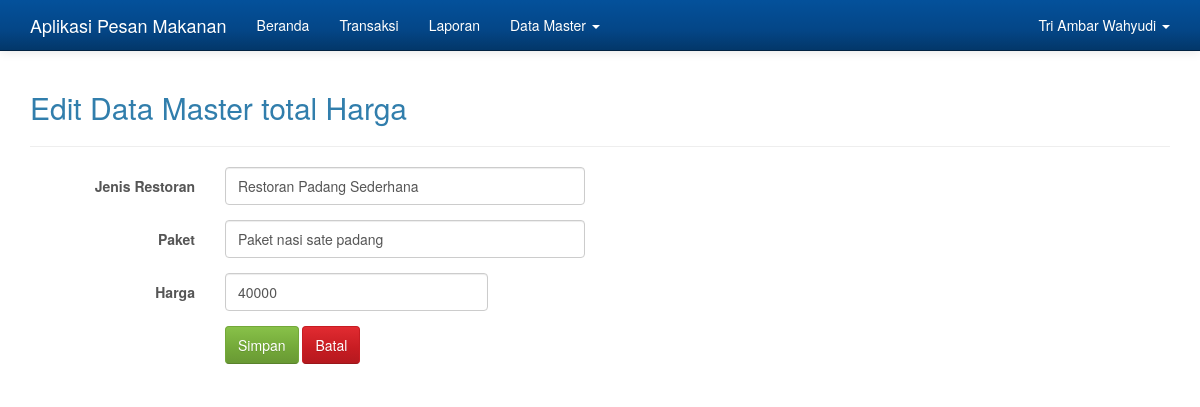
/admin.php?hlm=biaya&aksi=edit&id_biaya=5 (signed in), run on the app's committed database.
### tables this page shows
CREATE TABLE `biaya` (
  `id_biaya` int(10) NOT NULL,
  `jenis` varchar(50) NOT NULL,
  `paket` varchar(100) NOT NULL,
  `biaya` int(10) NOT NULL
);

### biaya_edit.php (the view, shortened to what this page needs)
<?php
if( empty( $_SESSION['id_user'] ) ){
	$_SESSION['err'] = '<strong>ERROR!</strong> Anda harus login terlebih dahulu.';
	header('Location: ./');
	die();
} else {
	if( isset( $_REQUEST['submit'] )){
		$id_biaya = $_REQUEST['id_biaya'];
		$jenis = $_REQUEST['jenis'];
		$paket = $_REQUEST['paket'];
		$biaya = $_REQUEST['biaya'];
		$sql = mysqli_query($koneksi, "UPDATE biaya SET jenis='$jenis', paket='$paket', biaya='$biaya' WHERE id_biaya='$id_biaya'");
		if($sql == true){
			header('Location: ./admin.php?hlm=biaya');
			die();
		} else {
			echo 'ERROR! Periksa penulisan querynya.';
		}
	} else {
		$id_biaya = $_REQUEST['id_biaya'];
		$sql = mysqli_query($koneksi, "SELECT * FROM biaya WHERE id_biaya='$id_biaya'");
		while($row = mysqli_fetch_array($sql)){
?>
<h2>Edit Data Master total Harga</h2>
<hr>
<form method="post" action="" class="form-horizontal" role="form">
	<div class="form-group">
		<label for="jenis" class="col-sm-2 control-label">Jenis Restoran</label>
		<div class="col-sm-4">
			<input type="text" class="form-control" id="jenis" value="<?php echo $row['jenis']; ?>" name="jenis" placeholder="Jenis Restoran" required>
		</div>
	</div>
	<div class="form-group">
		<label for="paket" class="col-sm-2 control-label">Paket</label>
		<div class="col-sm-4">
			<input type="text" class="form-control" id="paket" value="<?php echo $row['paket']; ?>" name="paket" placeholder="Paket" required>
		</div>
	</div>
	<div class="form-group">
		<label for="biaya" class="col-sm-2 control-label">Harga</label>
		<div class="col-sm-3">
			<input type="number" class="form-control" id="biaya" value="<?php echo $row['biaya']; ?>" name="biaya" placeholder="Harga" required>
		</div>
	</div>
	<div class="form-group">
		<div class="col-sm-offset-2 col-sm-10">
			<button type="submit" name="submit" class="btn btn-success">Simpan</button>
			<a href="./admin.php?hlm=biaya" class="btn btn-danger">Batal</a>
		</div>
	</div>
</form>
<?php
	}
	}
}
?>

### admin.php (style rules this page uses)
body { min-height: 200px; padding-top: 70px; }

### data on the page
biaya: jenis "Restoran Padang Sederhana", paket "Paket nasi sate padang", biaya "40000"

### other printed values
$_SESSION['nama'] "Tri Ambar Wahyudi"
